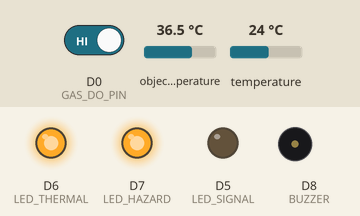
The sketch below on a simulated ESP8266 (NodeMCU). Parts: output pins drawn as LEDs (lit = HIGH), buzzer (waves = sounding). Dashed ring = blinking. The inputs (shaded band) are chosen by the test bench; at power-on: object temperature 36.5 °C, D0 (GAS_DO_PIN) HIGH, temperature 24 °C. What the sketch prints to the serial monitor is not drawn.

Above: at 1.4 s.
1.5 s: object temperature set to 30.5 °C
At 2.13 s:
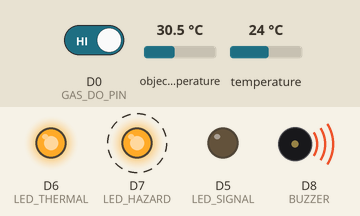
4.8 s: object temperature set to 29.6 °C
At 6.2 s:
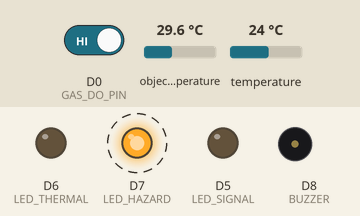
8.1 s: D0 (GAS_DO_PIN) driven LOW
At 61.7 s:
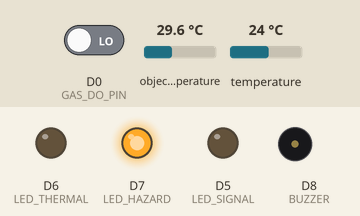
Timing chart, 0 to 63.3 s (numbered marks = the images above; inputs shaded):
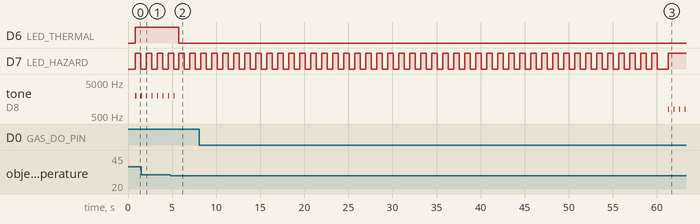

The sketch:

rescue_pod.ino
```cpp
/*
  RSSI Rescue Pod — firmware
  Board: NodeMCU 1.0 (ESP-12E Module)

  Every ~0.7 s the pod:
    - listens to WiFi packets that phones transmit (channels 1, 6, 11) and measures their
      strength (RSSI). It never connects to a phone; a switched-off / dead phone can't be heard.
    - reads the MLX90614 infrared thermometer: "human" = 30–38 °C and warmer than ambient.
    - reads the MQ gas sensor (smoke / flammable gas).
    - drives the LEDs and buzzer, and prints ONE JSON line on Serial for the website
      (plus a human-readable "#" line for the Serial Monitor, which the website ignores).

  Wiring:
    3V3 -> MLX90614 VCC      GND -> MLX90614 GND
    D1 (GPIO5)  -> MLX SCL   D2 (GPIO4)  -> MLX SDA
    D5 (GPIO14) -> red LED #1 SIGNAL   (via resistor to GND)
    D6 (GPIO12) -> red LED #2 THERMAL  (via resistor to GND)
    D7 (GPIO13) -> orange LED HAZARD (smoke/gas) (via resistor to GND)
    D8 (GPIO15) -> buzzer (other leg to GND)
    MQ gas sensor module (GAS_DIGITAL, default — no resistors needed):
      VCC -> VIN (5 V)    GND -> GND    DO -> D0 (GPIO16)    AO -> not connected
      Set the alarm level with the blue potentiometer on the module (see GAS settings below).
    MQ gas sensor module (GAS_ANALOG — needs two equal resistors, e.g. 10 kΩ + 10 kΩ):
      VCC -> VIN    GND -> GND    AO -> resistor -> A0, and A0 -> resistor -> GND    DO -> not connected
    D3, D4 -> unused (they must be HIGH at boot)
*/

#include <ESP8266WiFi.h>
#include <Wire.h>
#include <Adafruit_MLX90614.h>

extern "C" {
  #include "user_interface.h"
}

// ---------------- identity ----------------
#define POD_ID "POD-01"            // shown on the dashboard; give each pod its own id

// ---------------- modes ----------------
#define TEST_MODE_WIFI_ONLY false
#define SERIAL_DEBUG_TEXT   true   // also print a human-readable "#" line for the Serial Monitor
#define UPLINK_WIFI         false  // true = POST readings to the server over WiFi (see below)

// ---------------- pins ----------------
#define LED_SIGNAL  D5
#define LED_THERMAL D6
#define LED_HAZARD  D7     // orange LED: smoke / gas
#define BUZZER      D8

// ---------------- thermal (MLX90614) ----------------
#define HUMAN_TEMP_MIN 30.0
#define HUMAN_TEMP_MAX 38.0
// "Ambient" from the MLX90614 is the sensor chip's own temperature. In a warm room (or when the pod
// is held) it sits around 32–33 °C, so a finger at 35 °C is only ~2–3 °C warmer. Tuned on real
// readings: background stays below +0.5 °C, a finger/skin reads +1.5 to +3 °C.
#define HUMAN_DELTA_ABOVE_AMBIENT 1.5   // START detecting when this many °C warmer than ambient
#define HUMAN_DELTA_KEEP          1.0   // ...and KEEP detecting while at least this much warmer
#define THERMAL_HOLD_MS           1200  // keep THERMAL on this long after the last warm reading

// ---------------- signal (passive WiFi listening) ----------------
#define SIGNAL_ALL          0       // every packet, including routers (original behaviour)
#define SIGNAL_PHONES       1       // packets sent by phones/laptops only (recommended)
#define SIGNAL_PROBES_ONLY  2       // only "searching for WiFi" packets (strictest)
#define SIGNAL_MODE         SIGNAL_PHONES

#define RSSI_THRESHOLD      -70     // packet must be stronger than this to count (closer phone)
#define SIGNAL_HOLD_MS      8000    // keep SIGNAL on this long after the last strong packet
#define LISTEN_WINDOW_MS    600     // hop 1/6/11 for this long per reading

// ---------------- MQ gas sensor (smoke / flammable gas) ----------------
// GAS_DIGITAL: the module's DO pin. Its own comparator decides "gas / no gas" using the blue
//   potentiometer. To set it: after warm-up, in clean air, turn the pot until the module's
//   "DO" LED just turns OFF; smoke near the sensor should then turn it ON.
// GAS_ANALOG:  the AO pin through a resistor divider (A0 must stay below 3.3 V). The pod learns
//   the clean-air value and alarms when the reading rises GAS_RISE_ALARM above it.
// Either way readings are ignored for GAS_WARMUP_MS while the heater warms up (orange LED blinks).
#define GAS_OFF             0
#define GAS_DIGITAL         1
#define GAS_ANALOG          2
#define GAS_MODE            GAS_DIGITAL

#define GAS_DO_PIN          D0      // GAS_DIGITAL: module DO -> D0 (GPIO16)
#define GAS_DO_ACTIVE_LOW   true    // most MQ modules pull DO LOW when gas is detected
#define GAS_CONFIRM_READS   2       // DO must agree this many readings in a row (no flicker)

#define GAS_PIN             A0      // GAS_ANALOG: module AO -> divider -> A0
#define GAS_RISE_ALARM      120     // ALARM when this many counts (0..1023) above clean-air baseline
#define GAS_RISE_CLEAR      60      // ...and clear again below this rise (no flicker)
#define GAS_ABSOLUTE_ALARM  650     // alarm at this raw value regardless of baseline

#define GAS_WARMUP_MS       60000   // 1 min; a brand-new sensor is steadier after a few hours powered
#define GAS_BEEP            true    // short low beep when smoke/gas and no person detected

// ---------------- WiFi uplink (optional, untested on hardware) ----------------
// The ESP8266 can't sniff and stay connected at the same time, so every UPLINK_EVERY_MS
// it pauses sniffing, joins the hotspot, POSTs the buffered readings, and resumes.
// Use a phone hotspot or the laptop's hotspot; SERVER_IP is the laptop running server/.
#if UPLINK_WIFI
  #include <ESP8266HTTPClient.h>
  #include <WiFiClient.h>
  const char* WIFI_SSID = "RescueNet";
  const char* WIFI_PASS = "changeme123";
  const char* SERVER_IP = "192.168.137.1";
  const uint16_t SERVER_PORT = 4000;
  #define UPLINK_EVERY_MS   5000
  #define UPLINK_MAX_QUEUED 10
#endif

Adafruit_MLX90614 mlx = Adafruit_MLX90614();
bool mlxOK = false;

volatile uint32_t probeCount = 0;          // phone packets heard this window
volatile int8_t maxRssiThisWindow = -127;
volatile uint32_t lastStrongProbeMs = 0;   // 0 = never
bool thermalState = false;                 // thermal currently detected (for hysteresis)
float gasBase = -1;                        // learned clean-air reading (-1 = not yet)
bool gasAlarm = false;
uint8_t gasStreak = 0;                     // GAS_DIGITAL: consecutive readings disagreeing with gasAlarm
uint32_t lastMlxRetry = 0;
uint32_t lastWarmMs = 0;                   // last reading that passed the thermal test

struct RxControl {
  signed rssi:8;
  unsigned rate:4;
  unsigned is_group:1;
  unsigned:1;
  unsigned sig_mode:2;
  unsigned legacy_length:12;
  unsigned damatch0:1;
  unsigned damatch1:1;
  unsigned bssidmatch0:1;
  unsigned bssidmatch1:1;
  unsigned MCS:7;
  unsigned CWB:1;
  unsigned HT_length:16;
  unsigned Smoothing:1;
  unsigned Not_Sounding:1;
  unsigned:1;
  unsigned Aggregation:1;
  unsigned STBC:2;
  unsigned FEC_CODING:1;
  unsigned SGI:1;
  unsigned rxend_state:8;
  unsigned ampdu_cnt:8;
  unsigned channel:4;
  unsigned:12;
};

// len == 128: management frame (beacon, probe request, ...) — rx_ctrl + first 112 bytes.
// len % 10 == 0: data frame — rx_ctrl + first 36 bytes. Either way the 802.11 header
// starts right after rx_ctrl, so buf[0..1] is the frame-control field.
struct sniffer_buf2 {
  struct RxControl rx_ctrl;
  uint8_t buf[112];
  uint16_t cnt;
  uint16_t len;
};

void promisc_cb(uint8_t *buf, uint16_t len) {
  if (len == 12) return;  // rx_ctrl only, no frame data
  struct sniffer_buf2 *sniffer = (struct sniffer_buf2*) buf;

  uint8_t fc0 = sniffer->buf[0];          // type / subtype
  uint8_t fc1 = sniffer->buf[1];          // flags: bit0 = ToDS, bit1 = FromDS
  bool probeRequest = (fc0 == 0x40);
  bool assocRequest = (fc0 == 0x00) || (fc0 == 0x20);           // phone joining a network
  bool dataFromStation = ((fc0 & 0x0C) == 0x08) && ((fc1 & 0x03) == 0x01);  // phone -> router

  if (SIGNAL_MODE == SIGNAL_PROBES_ONLY && !probeRequest) return;
  if (SIGNAL_MODE == SIGNAL_PHONES && !(probeRequest || assocRequest || dataFromStation)) return;

  int8_t rssi = sniffer->rx_ctrl.rssi;
  probeCount++;
  if (rssi > maxRssiThisWindow) maxRssiThisWindow = rssi;
  if (rssi > RSSI_THRESHOLD) lastStrongProbeMs = millis();
}

void startSniffing() {
  wifi_set_opmode(STATION_MODE);
  wifi_promiscuous_enable(0);
  wifi_set_promiscuous_rx_cb(promisc_cb);
  wifi_promiscuous_enable(1);
}

// ---------------- JSON helpers ----------------
void jsonNum(String &s, const char *key, double v, uint8_t decimals = 2) {
  s += '"'; s += key; s += "\":";
  if (isnan(v) || v < -100) s += "null"; else s += String(v, (unsigned int)decimals);
  s += ',';
}
void jsonInt(String &s, const char *key, long v, bool last = false) {
  s += '"'; s += key; s += "\":"; s += v;
  if (!last) s += ',';
}

#if UPLINK_WIFI
String queued[UPLINK_MAX_QUEUED];
uint8_t queuedCount = 0;
unsigned long lastUplink = 0;

void queueReading(const String &json) {
  if (queuedCount == UPLINK_MAX_QUEUED) {        // drop the oldest
    for (uint8_t i = 1; i < UPLINK_MAX_QUEUED; i++) queued[i - 1] = queued[i];
    queuedCount--;
  }
  queued[queuedCount++] = json;
}

void uplink() {
  wifi_promiscuous_enable(0);
  WiFi.mode(WIFI_STA);
  WiFi.begin(WIFI_SSID, WIFI_PASS);
  unsigned long t0 = millis();
  while (WiFi.status() != WL_CONNECTED && millis() - t0 < 6000) delay(50);

  if (WiFi.status() == WL_CONNECTED) {
    String body = "[";
    for (uint8_t i = 0; i < queuedCount; i++) { if (i) body += ','; body += queued[i]; }
    body += ']';
    WiFiClient client;
    HTTPClient http;
    String url = String("http://") + SERVER_IP + ":" + SERVER_PORT + "/api/pods/" + POD_ID + "/readings";
    http.begin(client, url);
    http.setTimeout(1500);
    http.addHeader("Content-Type", "application/json");
    http.addHeader("X-Pod-Link", "wifi");
    int code = http.POST(body);
    http.end();
    Serial.printf("[uplink] %u readings -> HTTP %d\n", queuedCount, code);
    if (code == 200) queuedCount = 0;
  } else {
    Serial.println("[uplink] could not join WiFi — keeping readings queued");
  }
  WiFi.disconnect();
  startSniffing();
}
#endif

void setup() {
  Serial.begin(115200);
  delay(200);

  pinMode(LED_SIGNAL, OUTPUT);
  pinMode(LED_THERMAL, OUTPUT);
  pinMode(LED_HAZARD, OUTPUT);
  pinMode(BUZZER, OUTPUT);
  digitalWrite(LED_SIGNAL, LOW);
  digitalWrite(LED_THERMAL, LOW);
  digitalWrite(LED_HAZARD, LOW);

  Wire.begin(D2, D1);
  mlxOK = mlx.begin();
  Serial.println(mlxOK ? "MLX90614 detected OK."
                       : "!!! MLX90614 NOT DETECTED — check VCC->3V3, GND, SCL->D1, SDA->D2 (will keep retrying)");
  if (GAS_MODE == GAS_DIGITAL) pinMode(GAS_DO_PIN, INPUT);

  WiFi.persistent(false);   // don't rewrite flash on every (re)connect
  WiFi.mode(WIFI_STA);
  WiFi.disconnect();
  startSniffing();

  Serial.println("Pod ready.");
}

int channels[] = {1, 6, 11};
int chIndex = 0;
uint32_t seq = 0;

void loop() {
  probeCount = 0;
  maxRssiThisWindow = -127;

  unsigned long listenStart = millis();
  while (millis() - listenStart < LISTEN_WINDOW_MS) {
    wifi_set_channel(channels[chIndex]);
    chIndex = (chIndex + 1) % 3;
    delay(100);
  }

  uint32_t lastProbe = lastStrongProbeMs;
  bool signalDetected = lastProbe != 0 && (millis() - lastProbe) < SIGNAL_HOLD_MS;

  // If the thermometer wasn't found at power-on (loose wire), keep trying every 5 s.
  if (!mlxOK && millis() - lastMlxRetry > 5000) {
    lastMlxRetry = millis();
    mlxOK = mlx.begin();
    if (mlxOK) Serial.println("MLX90614 found.");
  }

  double objTemp = mlxOK ? mlx.readObjectTempC() : NAN;
  double ambTemp = mlxOK ? mlx.readAmbientTempC() : NAN;
  // Hysteresis: a higher bar to switch ON than to stay ON, so readings near the edge don't flicker.
  double needed = thermalState ? HUMAN_DELTA_KEEP : HUMAN_DELTA_ABOVE_AMBIENT;
  bool warmNow = mlxOK && !isnan(objTemp) && !isnan(ambTemp) &&
    (objTemp >= HUMAN_TEMP_MIN && objTemp <= HUMAN_TEMP_MAX) &&
    (objTemp - ambTemp >= needed);
  if (warmNow) lastWarmMs = millis();
  bool thermalDetected = warmNow || (lastWarmMs != 0 && millis() - lastWarmMs < THERMAL_HOLD_MS);
  thermalState = thermalDetected;

  // Why THERMAL is on/off — printed in the Serial Monitor line, to make tuning easy.
  const char *thermalWhy =
      !mlxOK                                  ? "MLX NOT FOUND - check wiring" :
      isnan(objTemp) || isnan(ambTemp)        ? "MLX read failed" :
      warmNow                                 ? "HUMAN" :
      thermalDetected                         ? "holding" :
      objTemp < HUMAN_TEMP_MIN                ? "too cold (<30C) - aim closer / at skin" :
      objTemp > HUMAN_TEMP_MAX                ? "too hot (>38C) - not a person" :
                                                "not warmer than ambient enough";

  // smoke: -1 = no gas sensor, -2 = warming up, 0 = clean air, 1 = smoke / gas detected
  int gasRaw = -1;
  int smoke = -1;
  if (GAS_MODE == GAS_DIGITAL) {
    bool doActive = (digitalRead(GAS_DO_PIN) == LOW) == GAS_DO_ACTIVE_LOW;
    gasRaw = doActive ? 1 : 0;                       // printed in the debug line only
    if (millis() < GAS_WARMUP_MS) {
      smoke = -2;
    } else {
      // change state only after GAS_CONFIRM_READS readings in a row disagree with it
      gasStreak = (doActive != gasAlarm) ? gasStreak + 1 : 0;
      if (gasStreak >= GAS_CONFIRM_READS) { gasAlarm = doActive; gasStreak = 0; }
      smoke = gasAlarm ? 1 : 0;
    }
  } else if (GAS_MODE == GAS_ANALOG) {
    gasRaw = analogRead(GAS_PIN);
    if (millis() < GAS_WARMUP_MS) {
      smoke = -2;
      gasBase = gasBase < 0 ? gasRaw : gasBase * 0.8 + gasRaw * 0.2;   // follow it as it settles
    } else {
      if (gasBase < 0) gasBase = gasRaw;
      float rise = gasRaw - gasBase;
      if (!gasAlarm && (rise >= GAS_RISE_ALARM || gasRaw >= GAS_ABSOLUTE_ALARM)) gasAlarm = true;
      else if (gasAlarm && rise < GAS_RISE_CLEAR && gasRaw < GAS_ABSOLUTE_ALARM) gasAlarm = false;
      if (!gasAlarm) gasBase = gasBase * 0.99 + gasRaw * 0.01;          // slow drift in clean air
      smoke = gasAlarm ? 1 : 0;
    }
  }

  seq++;

  // ---- machine-readable line for the bridge / server ----
  String json = "{";
  json += "\"pod\":\"" POD_ID "\",";
  jsonInt(json, "seq", seq);
  jsonInt(json, "up", millis());
  jsonInt(json, "mlx", mlxOK ? 1 : 0);
  jsonNum(json, "obj", objTemp);
  jsonNum(json, "amb", ambTemp);
  jsonInt(json, "thermal", thermalDetected ? 1 : 0);
  jsonInt(json, "rssi", maxRssiThisWindow);
  jsonInt(json, "probes", probeCount);
  jsonInt(json, "signal", signalDetected ? 1 : 0);
  jsonInt(json, "smoke", smoke);
  jsonInt(json, "gas", GAS_MODE == GAS_ANALOG ? gasRaw : -1);        // analog value only
  jsonInt(json, "gasBase", GAS_MODE == GAS_ANALOG && gasBase >= 0 ? (long)gasBase : -1);
  jsonInt(json, "flame", -1, true);     // no flame sensor fitted
  json += "}";
  Serial.println(json);

  // ---- human-readable line (same as v1) ----
  if (SERIAL_DEBUG_TEXT) {
    Serial.print("# Obj: "); Serial.print(objTemp);
    Serial.print(" | Amb: "); Serial.print(ambTemp);
    Serial.print(" | Thermal: "); Serial.print(thermalDetected);
    Serial.print(" ("); Serial.print(thermalWhy); Serial.print(")");
    Serial.print(" || PhonePkts: "); Serial.print(probeCount);
    Serial.print(" | MaxRSSI: "); Serial.print(maxRssiThisWindow);
    Serial.print(" | Signal: "); Serial.print(signalDetected);
    if (GAS_MODE == GAS_DIGITAL) {
      Serial.print(" || Gas DO: "); Serial.print(gasRaw ? "ACTIVE" : "idle");
      Serial.print(smoke == -2 ? " WARMING UP" : smoke == 1 ? " SMOKE/GAS!" : " ok");
    } else if (GAS_MODE == GAS_ANALOG) {
      Serial.print(" || Gas: "); Serial.print(gasRaw);
      Serial.print(" (clean air "); Serial.print((int)gasBase); Serial.print(")");
      Serial.print(smoke == -2 ? " WARMING UP" : smoke == 1 ? " SMOKE/GAS!" : " ok");
    }
    Serial.println();
  }

#if UPLINK_WIFI
  queueReading(json);
  if (millis() - lastUplink >= UPLINK_EVERY_MS) {
    lastUplink = millis();
    uplink();
  }
#endif

  if (TEST_MODE_WIFI_ONLY) {
    digitalWrite(LED_SIGNAL, signalDetected ? HIGH : LOW);
    return;
  }

  digitalWrite(LED_SIGNAL, signalDetected ? HIGH : LOW);
  digitalWrite(LED_THERMAL, thermalDetected ? HIGH : LOW);
  // Orange LED: solid = smoke/gas, blinking = gas sensor still warming up.
  digitalWrite(LED_HAZARD, smoke == 1 || (smoke == -2 && (seq % 2)) ? HIGH : LOW);

  // Buzzer follows the decision priority. Fire never silences a human alert.
  if (thermalDetected && signalDetected) {
    tone(BUZZER, 2000, 100); delay(150); tone(BUZZER, 2000, 100);   // VERY HIGH: double beep
  } else if (thermalDetected) {
    tone(BUZZER, 2000, 150);                                        // HIGH: single beep
  } else if (GAS_BEEP && smoke == 1) {
    tone(BUZZER, 800, 60);                                          // smoke/gas: short LOW beep
  } else {
    noTone(BUZZER);                                                 // LOW / NONE: silent
  }
}
```

Measured:
- the behaviour switches between 30.1 and 30 °C on object temperature (found by bisection; images 1 and 2)
- after the input at 4.8 s, D6 (LED_THERMAL): HIGH → LOW after 0.99 s; tone on D8 (BUZZER): goes on until 5.3 s, then stays silent
- after the input at 8.1 s, tone on D8 (BUZZER): alternates 800 Hz for 0.06 s and silent for 0.56 s, starting after 53.2 s
- by itself, tone on D8 (BUZZER): alternates 2000 Hz for 0.15 s and silent for 0.47 s
